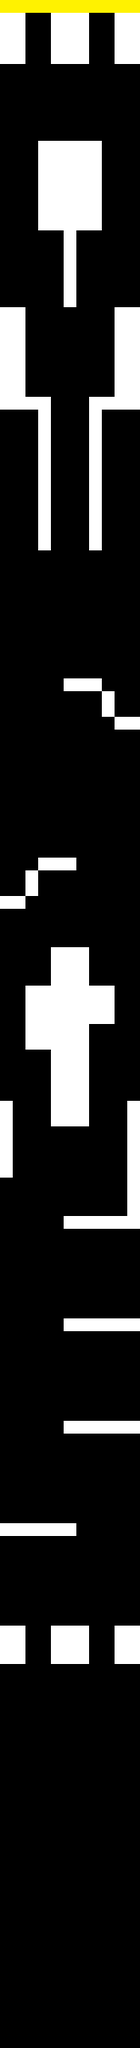

A level layout from a 2D game, rendered from its tile map. Below: a short description, then the map file with tile-grid data replaced by summaries:
An orthogonal 11x160 tile map with 16x16 px tiles, 2 tile layers (background, graphics), 3 tilesets and 31 objects.

<map version="1.0" orientation="orthogonal" renderorder="right-down" width="11" height="160" tilewidth="16" tileheight="16" nextobjectid="201">
 <tileset firstgid="1" name="black" tilewidth="16" tileheight="16" tilecount="1" columns="1">
  <image source="black.png" width="16" height="16" />
 </tileset>
 <tileset firstgid="2" name="white" tilewidth="16" tileheight="16" tilecount="1" columns="1">
  <image source="white.png" width="16" height="16" />
 </tileset>
 <tileset firstgid="3" name="yellow" tilewidth="16" tileheight="16" tilecount="1" columns="1">
  <image source="yellow.png" width="16" height="16" />
 </tileset>
 <layer name="background" width="11" height="160">
  <data>[1760 cells, 1760 non-empty, 1 distinct tile ids]</data>
 </layer>
 <layer name="graphics" width="11" height="160">
  <data>[1760 cells, 270 non-empty, 2 distinct tile ids]</data>
 </layer>
 <objectgroup name="walls">
  <object id="139" x="32" y="1088" width="16" height="32" />
  <object id="140" x="0" y="1120" width="32" height="16" />
  <object id="141" x="64" y="1184" width="48" height="48" />
  <object id="146" x="80" y="1520" width="96" height="16" />
  <object id="147" x="80" y="1648" width="96" height="16" />
  <object id="148" x="80" y="1776" width="96" height="16" />
  <object id="149" x="0" y="1904" width="96" height="16" />
  <object id="150" x="0" y="2032" width="32" height="48" />
  <object id="151" x="64" y="2032" width="48" height="48" />
  <object id="152" x="144" y="2032" width="32" height="48" />
  <object id="154" x="64" y="1312" width="48" height="96" />
  <object id="155" x="32" y="1232" width="112" height="48" />
  <object id="156" x="32" y="1280" width="80" height="32" />
  <object id="158" x="48" y="1072" width="48" height="16" />
  <object id="159" x="80" y="848" width="48" height="16" />
  <object id="160" x="128" y="864" width="16" height="32" />
  <object id="161" x="144" y="896" width="32" height="16" />
  <object id="177" x="0" y="1376" width="16" height="96" />
  <object id="180" x="160" y="1376" width="16" height="144" />
  <object id="181" x="0" y="16" width="32" height="64" />
  <object id="184" x="64" y="16" width="48" height="64" />
  <object id="186" x="144" y="16" width="32" height="64" />
  <object id="191" x="128" y="496" width="16" height="16" />
  <object id="192" x="32" y="496" width="16" height="16" />
  <object id="193" x="48" y="496" width="16" height="192" />
  <object id="194" x="112" y="496" width="16" height="192" />
  <object id="195" x="0" y="384" width="32" height="128" />
  <object id="196" x="144" y="384" width="32" height="128" />
  <object id="198" x="80" y="288" width="16" height="96" />
  <object id="200" x="48" y="176" width="80" height="112" />
 </objectgroup>
 <objectgroup name="gameover">
  <object id="119" x="0" y="0" width="176" height="16" />
 </objectgroup>
</map>
